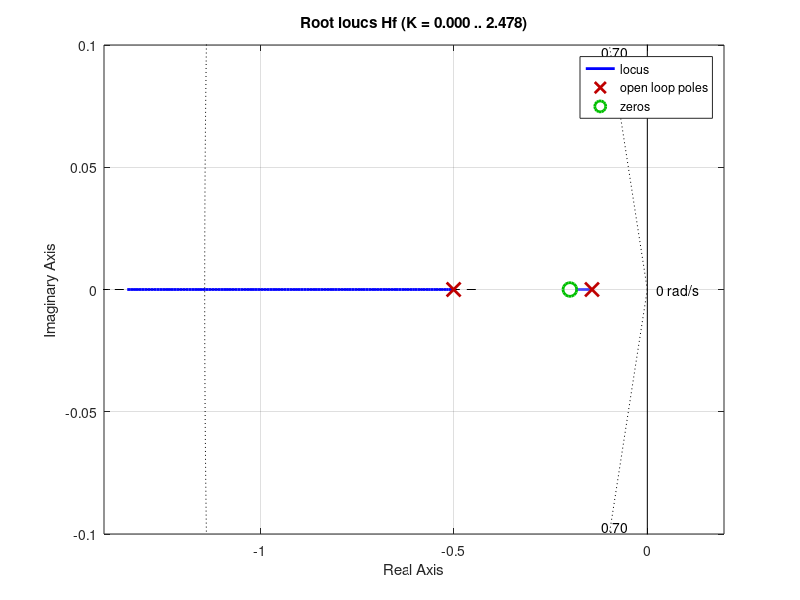

The MATLAB script that drew this image:
%Proiectare solutie de control automat prin Metoda LQR
s= tf('s');
Hf  = (5*s+1)/((7*s+1)*(2*s+1));
Hf1 = c2d(Hf,0.1,'Tustin');
[NUM,DEN] = tfdata(Hf,'v');
[A,B,C,D] = tf2ss(NUM,DEN);
% Q=[ 1  0 ;
%     0  0.001];
%     
% R=[50];
% %FUNCTIA LQR
% [K,S,E] = lqr(A,B,Q,R)
% A0=A-B*K;
% B0=B;
% C0=C;
% D0=D;
% [n0,d0]= ss2tf(A0,B0,C0,D0);
% H0=tf(n0, d0);
% figure(1)
% step(Hf);
% hold on
% figure(2)
% step(H0);
% hold off
 

% % Proiectare solutie de control automat prin plasarea polilor

psi=0.7;        %pt. suprareglaj de 5%
t_rasp=5;     %timp de raspuns impus
wn=4/(t_rasp*psi);
rlocus(Hf)
sgrid(psi,wn)

% %%Valorile polilor complex conjugati vor fi
 P=[-0.502   -0.143];
%calcul K pt a plasa polii in locatiile dorite   
K_place = place(A,B,P)
